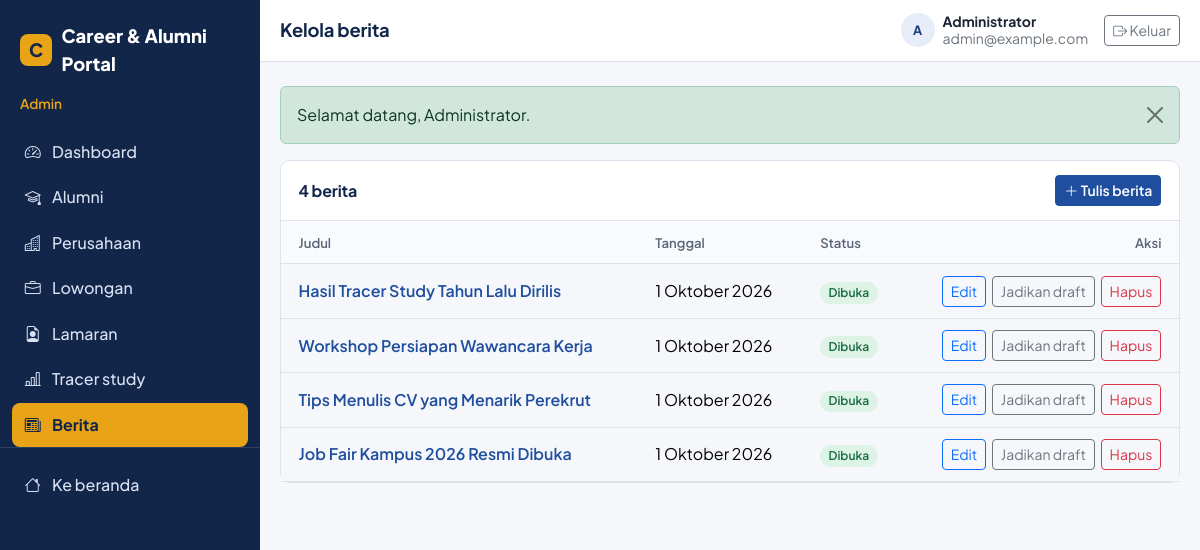
The page /admin/news/index.php (signed in) on the database its author committed.
### tables this page shows
CREATE TABLE news (
  id INT UNSIGNED AUTO_INCREMENT PRIMARY KEY,
  author_id INT UNSIGNED NOT NULL,
  title VARCHAR(200) NOT NULL,
  slug VARCHAR(220) NOT NULL UNIQUE,
  content TEXT NOT NULL,
  image VARCHAR(255) NULL,
  status ENUM('draft','published') NOT NULL DEFAULT 'published',
  created_at TIMESTAMP NOT NULL DEFAULT CURRENT_TIMESTAMP,
  updated_at TIMESTAMP NOT NULL DEFAULT CURRENT_TIMESTAMP ON UPDATE CURRENT_TIMESTAMP,
  CONSTRAINT fk_news_author FOREIGN KEY (author_id) REFERENCES users(id) ON DELETE CASCADE,
  INDEX idx_news_status (status, created_at)
);

### config/database.php (called while the page is built, shortened)
<?php
function db(): PDO
{
    static $pdo = null;
    if ($pdo === null) {
        $dsn = 'mysql:host=' . DB_HOST . ';dbname=' . DB_NAME . ';charset=' . DB_CHARSET;
        try {
            $pdo = new PDO($dsn, DB_USER, DB_PASS, [
                PDO::ATTR_ERRMODE            => PDO::ERRMODE_EXCEPTION,
                PDO::ATTR_DEFAULT_FETCH_MODE => PDO::FETCH_ASSOC,
                PDO::ATTR_EMULATE_PREPARES   => false,
            ]);
        } catch (PDOException $e) {
            error_log('DB connection failed: ' . $e->getMessage());
            http_response_code(500);
            exit('Koneksi database gagal. Pastikan MySQL di XAMPP sudah berjalan, database sudah diimport, dan config/database.php sudah benar.');
        }
    }
    return $pdo;
}
function db_all(string $sql, array $params = []): array
{
    $stmt = db()->prepare($sql);
    $stmt->execute($params);
    return $stmt->fetchAll();
}

### admin/news/index.php (the view, shortened to what this page needs)
<?php
$rows = db_all('SELECT id, title, slug, status, created_at FROM news ORDER BY created_at DESC, id DESC');
include __DIR__ . '/../../components/head.php';
include __DIR__ . '/../../components/sidebar.php';
?>
<div class="panel">
  <div class="panel-head">
    <h2><?= count($rows) ?> berita</h2>
    <a class="btn btn-primary btn-sm" href="<?= e(url('admin/news/create.php')) ?>"><i class="bi bi-plus-lg"></i> Tulis berita</a>
  </div>
  <?php if (!$rows): ?>
    <div class="empty-state"><i class="bi bi-newspaper"></i>Belum ada berita.</div>
  <?php else: ?>
    <div class="table-responsive"><table class="table table-clean">
      <thead><tr><th>Judul</th><th>Tanggal</th><th>Status</th><th class="text-end">Aksi</th></tr></thead>
      <tbody>
      <?php foreach ($rows as $n): ?>
        <tr>
          <td><a class="fw-semibold text-decoration-none" href="<?= e(url('news-detail.php?slug=' . urlencode($n['slug']))) ?>" target="_blank"><?= e($n['title']) ?></a></td>
          <td class="text-nowrap"><?= e(date_id($n['created_at'])) ?></td>
          <td><?= status_badge($n['status'] === 'published' ? 'open' : 'closed') ?></td>
          <td>
            <div class="table-actions">
              <a class="btn btn-outline-primary btn-sm" href="<?= e(url('admin/news/edit.php?id=' . (int) $n['id'])) ?>">Edit</a>
              <form method="post" class="m-0"><?= csrf_field() ?><input type="hidden" name="action" value="toggle"><input type="hidden" name="news_id" value="<?= (int) $n['id'] ?>">
                <button type="submit" class="btn btn-outline-secondary btn-sm"><?= $n['status'] === 'published' ? 'Jadikan draft' : 'Publikasikan' ?></button></form>
              <button type="button" class="btn btn-outline-danger btn-sm js-delete" data-bs-toggle="modal" data-bs-target="#delModal"
                      data-name="<?= e($n['title']) ?>" data-id="<?= (int) $n['id'] ?>" data-field="news_id">Hapus</button>
            </div>
          </td>
        </tr>
      <?php endforeach; ?>
      </tbody>
    </table></div>
  <?php endif; ?>
</div>
<?php include __DIR__ . '/../../components/dash_end.php'; ?>

### config/helpers.php (shortened to what this page needs)
<?php
function e($value): string
{
    return htmlspecialchars((string) $value, ENT_QUOTES | ENT_SUBSTITUTE, 'UTF-8');
}
function url(string $path = ''): string
{
    return BASE_URL . '/' . ltrim($path, '/');
}
function render_flashes(): string
{
    $html = '';
    foreach ($_SESSION['flash'] ?? [] as $f) {
        $html .= '<div class="alert alert-' . e($f['type']) . ' alert-dismissible fade show" role="alert">'
              .  e($f['message'])
              .  '<button type="button" class="btn-close" data-bs-dismiss="alert" aria-label="Tutup"></button></div>';
    }
    return $html;
}
function date_id(?string $date): string
{
    $ts = $date ? strtotime($date) : false;
    $bulan = ['Januari', 'Februari', 'Maret', 'April', 'Mei', 'Juni', 'Juli', 'Agustus', 'September', 'Oktober', 'November', 'Desember'];
    return date('j', $ts) . ' ' . $bulan[(int) date('n', $ts) - 1] . ' ' . date('Y', $ts);
}
function status_badge(string $status): string
{
    $labels = [
        'pending'  => 'Menunggu',  'reviewed' => 'Ditinjau',
        'accepted' => 'Diterima',  'rejected' => 'Ditolak',
        'verified' => 'Terverifikasi',
        'open'     => 'Dibuka',    'closed'   => 'Ditutup',    'expired' => 'Kedaluwarsa',
    ];
    return '<span class="badge status-' . e($status) . '">' . e($labels[$status] ?? $status) . '</span>';
}

### assets/css/style.css (style rules this page uses)
:root { --navy: #12264a; --blue: #1f4e9e; --blue-dark: #183d7c; --gold: #e8a317; --surface: #f5f7fb; --card: #ffffff; --line: #dce3ee; --ink: #1b2333; --muted: #5b6577; --success: #1e8e5a; --danger: #c0392b; --radius: 10px; --bs-primary: var(--blue); --bs-body-font-family: 'Plus Jakarta Sans', system-ui, -apple-system, 'Segoe UI', sans-serif; --bs-body-color: var(--ink); --bs-body-bg: var(--surface); }
body { font-family: var(--bs-body-font-family); color: var(--ink); background: var(--surface); }
h1, h2, h3, h4, h5 { color: var(--navy); font-weight: 700; letter-spacing: -0.01em; }
a { color: var(--blue); }
.btn-primary { --bs-btn-bg: var(--blue); --bs-btn-border-color: var(--blue); --bs-btn-hover-bg: var(--blue-dark); --bs-btn-hover-border-color: var(--blue-dark); --bs-btn-active-bg: var(--blue-dark); --bs-btn-active-border-color: var(--blue-dark); font-weight: 600; }
.badge[class*="status-"] { font-weight: 600; padding: .4em .7em; border-radius: 999px; }
.status-accepted, .status-verified, .status-open { background: #dcf3e6; color: #17693f; }
.panel { background: #fff; border: 1px solid var(--line); border-radius: var(--radius); }
.panel-head { padding: .9rem 1.1rem; border-bottom: 1px solid var(--line); display: flex; justify-content: space-between; align-items: center; gap: 1rem; }
.panel-head h2 { font-size: 1rem; margin: 0; }
.table-clean { margin: 0; }
.table-clean th { font-size: .82rem; color: var(--muted); font-weight: 600; background: #f8fafd; white-space: nowrap; }
.table-clean td, .table-clean th { padding: .7rem 1.1rem; vertical-align: middle; }
.table-actions { display: flex; gap: .35rem; justify-content: flex-end; flex-wrap: wrap; }

### rows shown on the page
news: title "Hasil Tracer Study Tahun Lalu Dirilis", created_at "1 Oktober 2026", status "Jadikan draft"
news: title "Workshop Persiapan Wawancara Kerja", created_at "1 Oktober 2026", status "Jadikan draft"
news: title "Tips Menulis CV yang Menarik Perekrut", created_at "1 Oktober 2026", status "Jadikan draft"
news: title "Job Fair Kampus 2026 Resmi Dibuka", created_at "1 Oktober 2026", status "Jadikan draft"

### other values the page prints
APP_NAME "Career & Alumni Portal"
$roleLabels[$sbRole] "Admin"
$label "Dashboard"
$label "Alumni"
$label "Perusahaan"
$label "Lowongan"
$label "Lamaran"
$label "Tracer study"
$label "Berita"
$pageTitle "Kelola berita"
initials($sbUser['name']) "A"
$sbUser['name'] "Administrator"
$sbUser['email'] "admin@example.com"
$f['message'] "Selamat datang, Administrator."
count($rows) "4"
